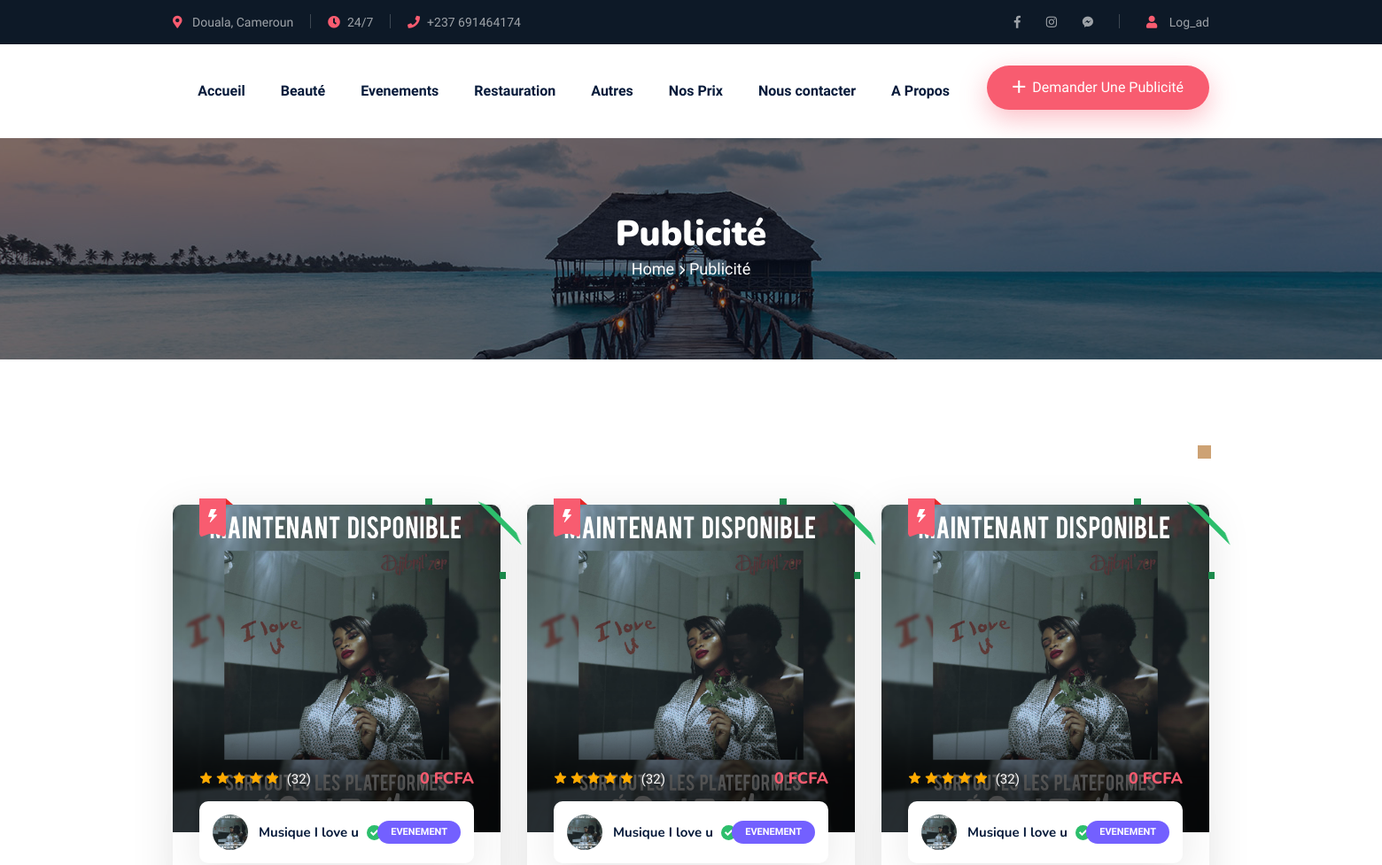
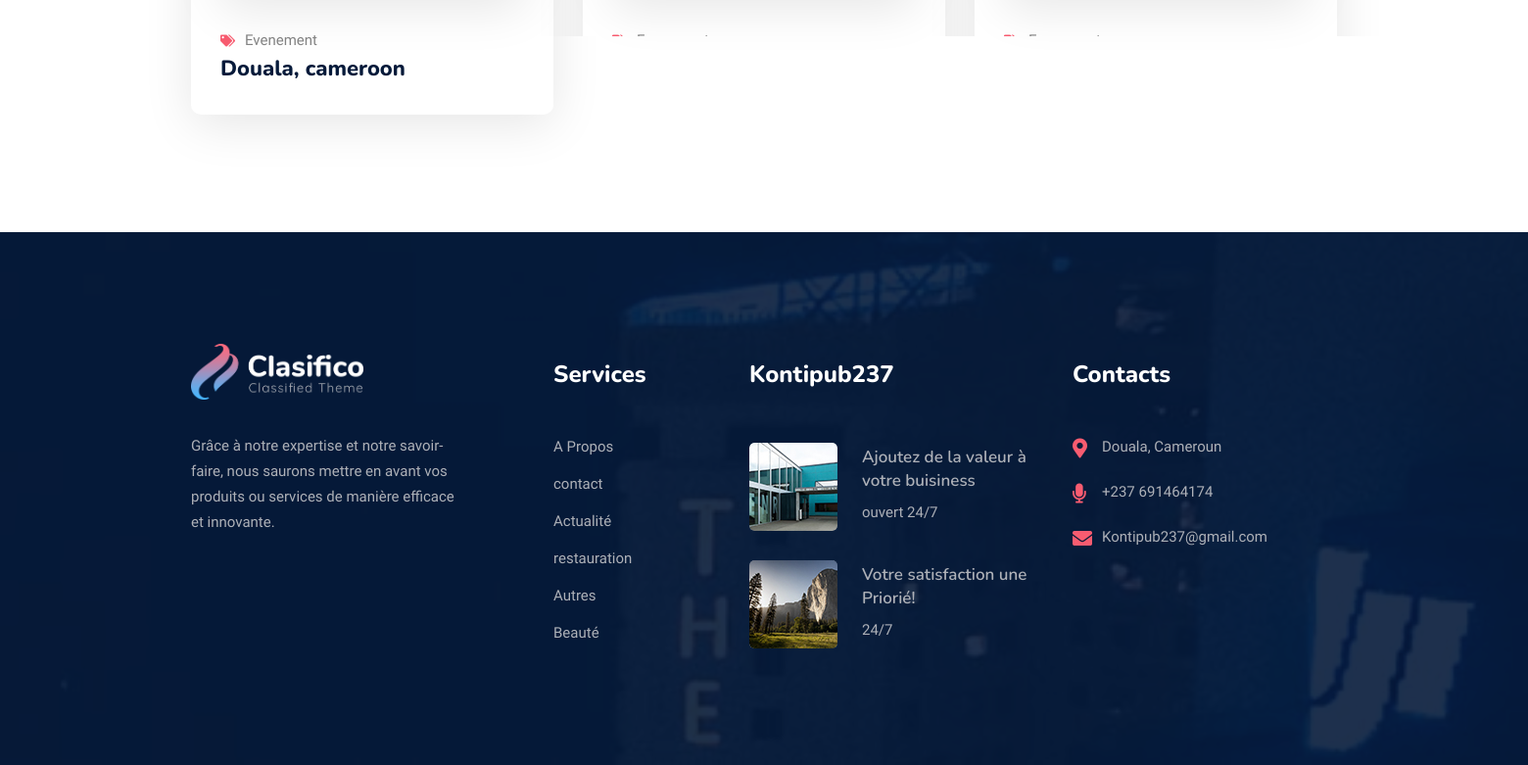
Before: /event with the older database file (2 pictures, top to bottom).
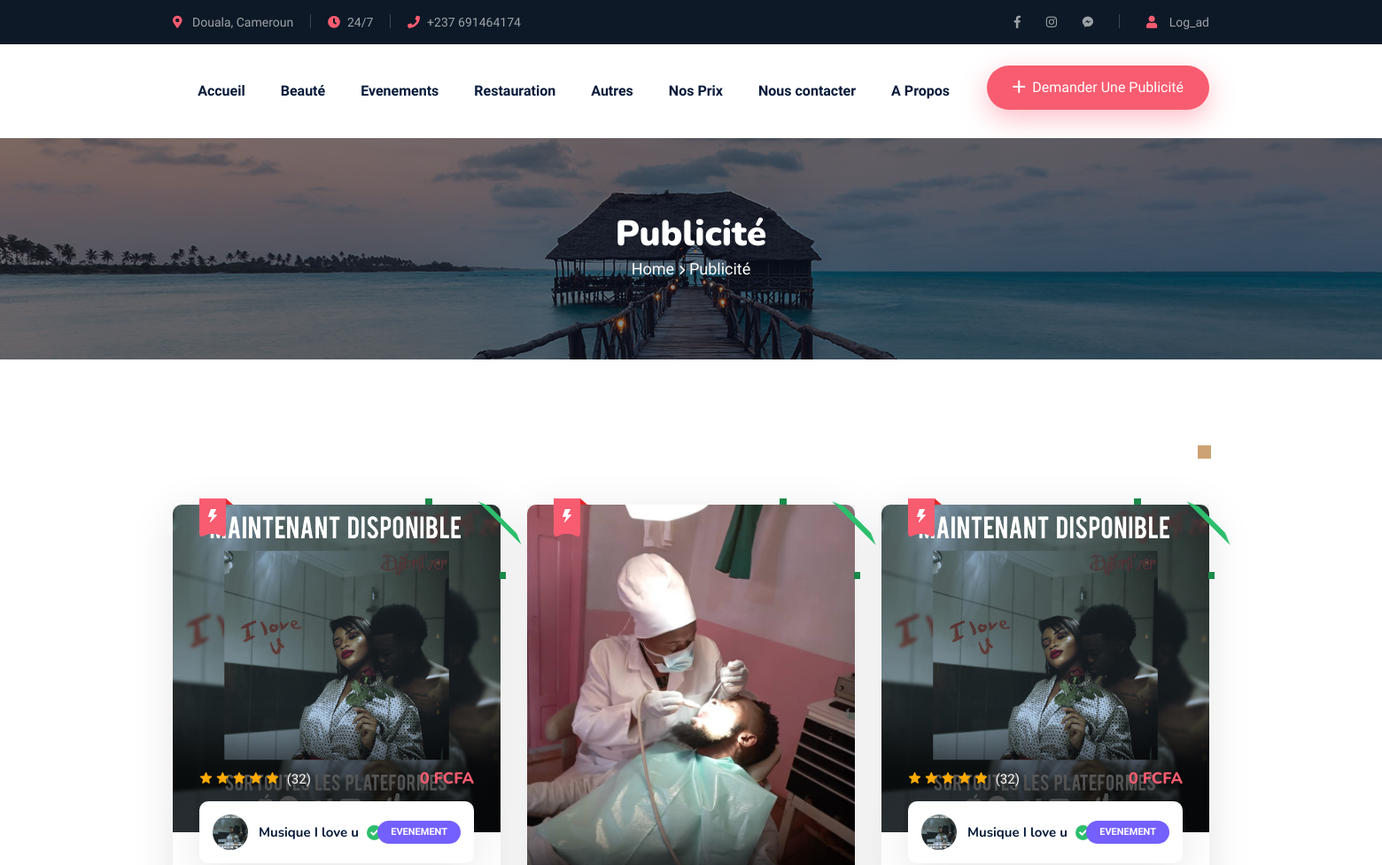
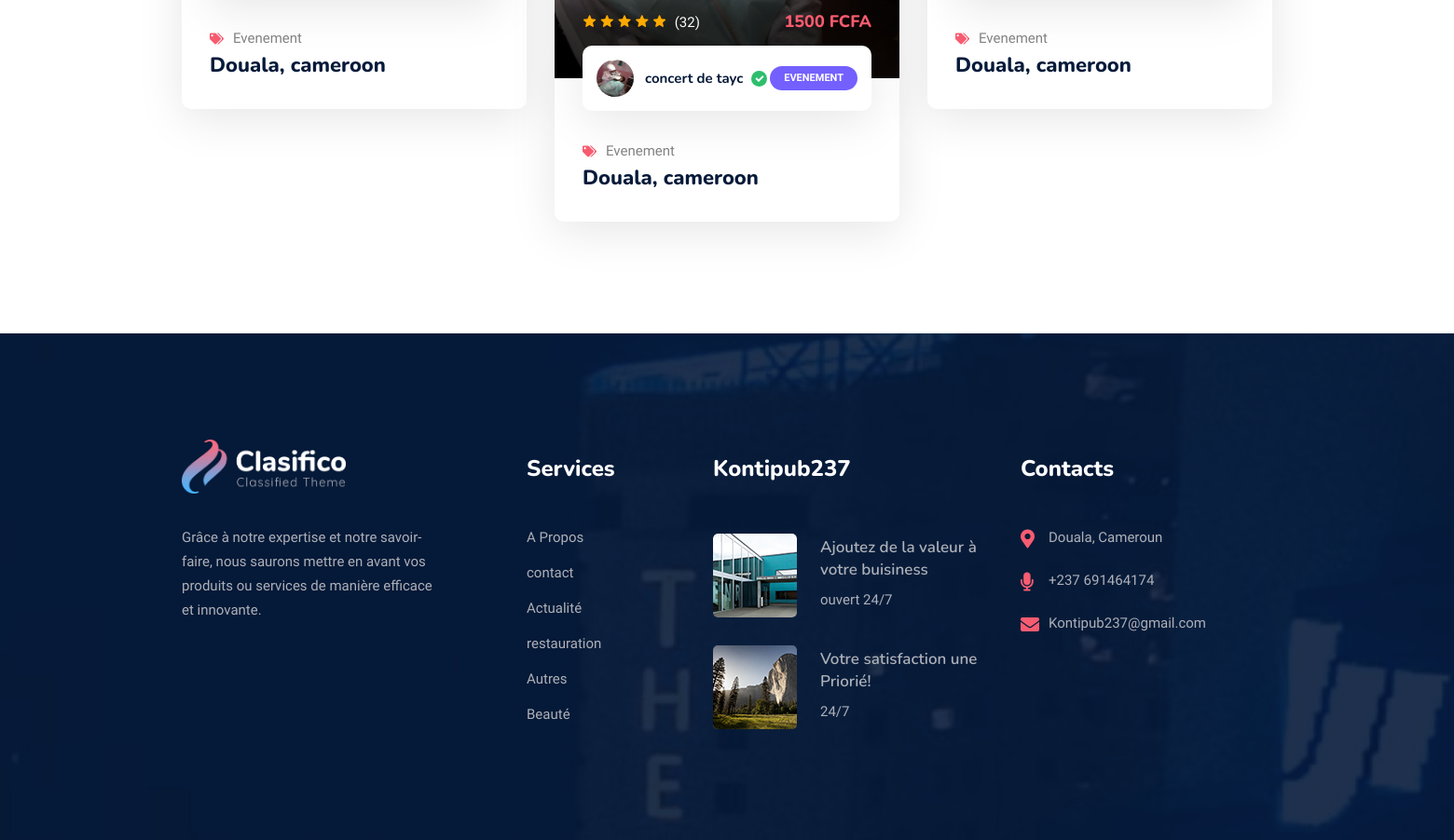
After: the same page with the newer database file (2 pictures, top to bottom).
### Ads/models.py (models this page shows)
class Ads(models.Model):
    productName= models.CharField(max_length=100)
    admin= models.ForeignKey(Administrateur, on_delete=models.CASCADE)
    price= models.IntegerField()
    description=models.CharField(max_length=400)
    address= models.CharField(max_length=50)
    country=models.CharField(max_length=100)
    state= models.CharField(max_length=20, default="cameroun")
    city= models.CharField(max_length=30)
    category= models.CharField(max_length=100)
    date_event=models.DateField()
    avatar=models.ImageField(upload_to='images/')
    added_date=models.DateField(auto_now_add=True)
    hour= models.TimeField()

### Ads/views.py (the view)
# urls.py: path('event', Evenement, name="event" ),
def Evenement(request):
    events = Ads.objects.filter(category="Evenement")
    return render(request, "evenement.html", context={"events":events })

### Ads/template/evenement.html (shortened to what the changed rows need)
{% load static %}
<!DOCTYPE html>
<html lang="en">
  <head>
    <link href="{% static 'css/font-awesome-all.css' %}" rel="stylesheet" />
    <link href="{% static 'css/flaticon.css' %}" rel="stylesheet" />
    <link href="{% static 'css/owl.css' %}" rel="stylesheet" />
    <link href="{% static 'css/bootstrap.css' %}" rel="stylesheet" />
    <link href="{% static 'css/jquery.fancybox.min.css' %}" rel="stylesheet" />
    <link href="{% static 'css/animate.css' %}" rel="stylesheet" />
    <link href="{% static 'css/nice-select.css' %}" rel="stylesheet" />
    <link href="{% static 'css/color.css' %}" rel="stylesheet" />
    <link href="{% static 'css/style.css' %}" rel="stylesheet" />
    <link href="{% static 'css/responsive.css' %}" rel="stylesheet" />
  </head>
  <body>
      <section
        class="page-title style-two"
        style="background-image: url({% static "/images/background/page-title.jpg" %})"
      >
        <div class="auto-container">
          <div class="content-box centred mr-0">
            <div class="title">
              <h1>Publicité</h1>
            </div>
          </div>
        </div>
      </section>
      <section class="related-ads">
        <div class="auto-container">
            <div class="three-item-carousel owl-carousel owl-theme owl-nav dots-style">
              {% for ad in events  %}
                <div class="feature-block-one">
                    <div class="inner-box">
                        <div class="image-box">
                            <figure class="image"><img src="{{ ad.avatar.url }}" alt=""></figure>
                            <div class="shape"></div>
                            <div class="feature">{{event.category}}</div>
                            <div class="icon">
                                <div class="icon-shape"></div>
                                <i class="icon-16"></i>
                            </div>
                            <ul class="rating clearfix">
                                <li><i class="icon-17"></i></li>
                                <li><i class="icon-17"></i></li>
                                <li><i class="icon-17"></i></li>
                                <li><i class="icon-17"></i></li>
                                <li><i class="icon-17"></i></li>
                                <li><a href="index.html">(32)</a></li>
                            </ul>
                            <h5>{{ad.price}} FCFA</h5>
                        </div>
                        <div class="lower-content">
                            <div class="author-box">
                                <div class="inner">
                                    <img src="{{ ad.avatar.url }}" alt="">
                                    <a href="{% url "adsdetails" ad.pk %}"> <h6>{{ad.productName}}<i class="icon-18"></i></h6></a>
                                    <span>{{ad.category}}</span>
                                </div>
                            </div>
                            <div class="category"><i class="fas fa-tags"></i><p>{{ad.category}}</p></div>
                            <h3>{{ ad.city }}, {{ ad.country }} </h3>
                        </div>
                    </div>
                </div>
               {% endfor %}
            </div>
        </div>
    </section>
</html>

Changed rows visible on the page:
added Ads: avatar (picture), price "1500", productName "concert de tayc", category "EVENEMENT", category "Evenement", city "Douala", country "cameroon"
